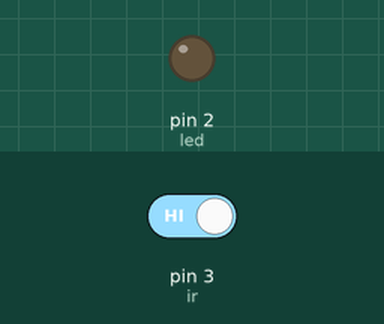
Recording of a sketch running on a simulated Arduino Uno, built with avr-gcc and run on an emulated ATmega328P. Shown: output pins drawn as LEDs (lit = HIGH). Dashed ring = blinking. The test bench sets the inputs (shaded band); at power-on: pin 3 (ir) HIGH.

Above: at 1.2 s.
1.3 s: pin 3 (ir) driven LOW
At 2.2 s:
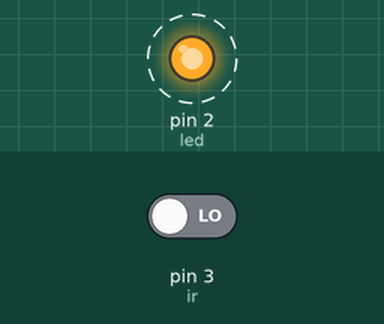
4.3 s: pin 3 (ir) driven HIGH
At 5.5 s:
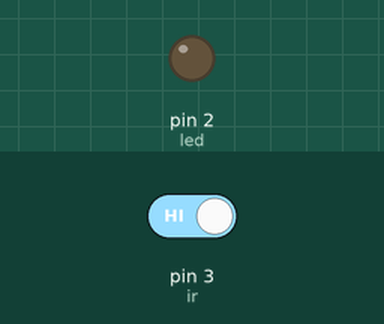
Timing chart, 0 to 7.3 s (numbered marks = the images above; inputs shaded):
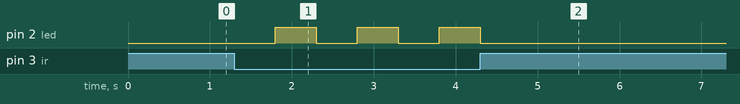

The sketch:

StateIR.ino
```cpp
int ir = 3;
int led = 2;

int ledState = LOW;
int irState = HIGH;

unsigned long lastDebounceTime = 0;
unsigned long debounceDelay = 50;

void setup() {
  // put your setup code here, to run once:
  pinMode(ir, INPUT);
  pinMode(led, OUTPUT);
  Serial.begin(9600);

}

void loop() {
  // put your main code here, to run repeatedly:
  digitalWrite(led, ledState);
  if(digitalRead(ir) == LOW && irState == HIGH){
    ledState = HIGH;
    irState = LOW;
    delay(500);
  } else if(digitalRead(ir) == LOW && irState == LOW){
    ledState = LOW;
    irState = HIGH;
    delay(500);
  }

}
```

Measured:
- after the input at 1.3 s, pin 2 (led): alternates HIGH for 0.50 s and LOW for 0.50 s, starting after 0.50 s
- after the input at 4.3 s, pin 2 (led): goes on until 4.3 s, then stays LOW
